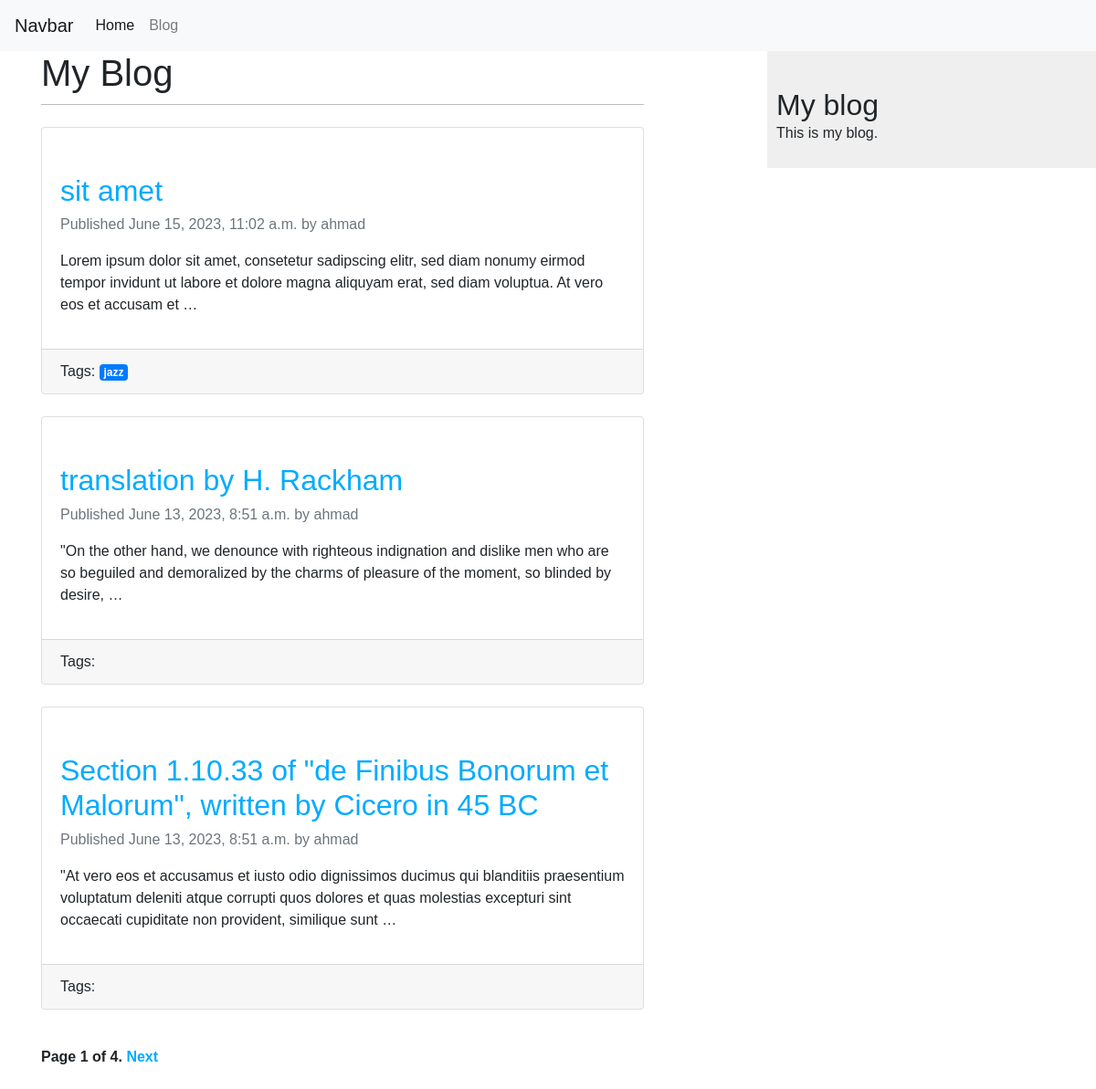
The page / on the database its author committed.
### blog/models.py (models this page shows, shortened)
class Post(models.Model):
    class Status(models.TextChoices):
        DRAFT = 'DF' , 'Draft'
        PUBLISHED = 'PB', 'Published'
    title = models.CharField(max_length = 250)
    topic = models.CharField(max_length = 25 , default='topic')
    slug = models.SlugField(max_length = 250 , unique_for_date='publish')
    author = models.ForeignKey(User , on_delete = models.CASCADE , related_name = 'blog_posts')
    body = models.TextField()
    image = models.ImageField(upload_to='posts/%Y/%m/%d/', blank=True)
    publish = models.DateTimeField(default = timezone.now)
    created = models.DateTimeField(auto_now_add = True)
    updated = models.DateTimeField(auto_now = True)
    status = models.CharField(max_length = 2 , choices=Status.choices , default = Status.DRAFT)
    tags = TaggableManager()
    class Meta:
        ordering = ['-publish']
        indexes = [models.Index(fields=['-publish']),]
    def get_absolute_url(self):
        return reverse('blog:post_detail' , args=[self.publish.year, self.publish.month, self.publish.day, self.slug])

### blog/views.py (the view)
# urls.py: path('', views.post_list, name='post_list'),
def post_list(request, tag_slug=None):
    post_list = Post.objects.filter(status='PB')
    tag = None
    if tag_slug:
        tag = get_object_or_404(Tag, slug=tag_slug)
        post_list = post_list.filter(tags__in=[tag])
    paginator = Paginator(post_list, 3)
    page_number = request.GET.get('page', 1)
    try:
        posts = paginator.page(page_number)
    except PageNotAnInteger:
        posts = paginator.page(1)
    except EmptyPage:
        posts = paginator.page(paginator.num_pages)
    return render(request, 'blog/post/list.html', {'posts': posts, 'tag':tag})

### blog/templates/blog/post/list.html (shortened to what this page needs)
{% extends "blog/base.html" %}
{% block content %}
<div class="container">
  <h1>My Blog</h1>
  {% for post in posts %}
    <div class="card mt-4">
      <div class="card-body">
        <h2 class="card-title">
          <a href="{{ post.get_absolute_url }}">
            {{ post.title }}
          </a>
        </h2>
        <p class="card-subtitle mb-2 text-muted">
          Published {{ post.publish }} by {{ post.author }}
        </p>
        <p class="card-text">{{ post.body|truncatewords:30|linebreaks }}</p>
      </div>
      <div class="card-footer">
        Tags:
        {% for tag in post.tags.all %}
        <a href="{% url "blog:post_list_by_tag" tag.slug %}" class="badge badge-primary">
        {{ tag.name }}
        </a>
        {% endfor %}
      </div>
    </div>
  {% endfor %}
  {% include "pagination.html" with page=posts  %}
</div>
{% endblock %}

### blog/static/css/blog.css (style rules this page uses)
body { margin:0; padding:0; font-family:helvetica, sans-serif; background-color: white; }
a { color:#00abff; text-decoration:none; }
h1 { font-weight:normal; border-bottom:1px solid #bbb; padding:0 0 10px 0; }
h2 { font-weight:normal; margin:30px 0 0; }

### rows shown on the page
Post: title "sit amet", publish "June 15, 2023, 11:02 a.m.", author "ahmad", body "Lorem ipsum dolor sit amet, consetetur sadipscing elitr, sed diam nonumy eirmod tempor invidunt ut labore et dolore magna aliquyam erat, sed diam voluptua. At vero eos et accusam et …"
Tag: name "jazz"
Post: title "translation by H. Rackham", publish "June 13, 2023, 8:51 a.m.", author "ahmad", body "\"On the other hand, we denounce with righteous indignation and dislike men who are so beguiled and demoralized by the charms of pleasure of the moment, so blinded by desire, …"
Post: title "Section 1.10.33 of \"de Finibus Bonorum et Malorum\", written by Cicero in 45 BC", publish "June 13, 2023, 8:51 a.m.", author "ahmad", body "\"At vero eos et accusamus et iusto odio dignissimos ducimus qui blanditiis praesentium voluptatum deleniti atque corrupti quos dolores et quas molestias excepturi sint occaecati cupiditate non provident, similique sunt …"

### other values the page prints
{{ page.number }} "1"
{{ page.paginator.num_pages }} "4"
